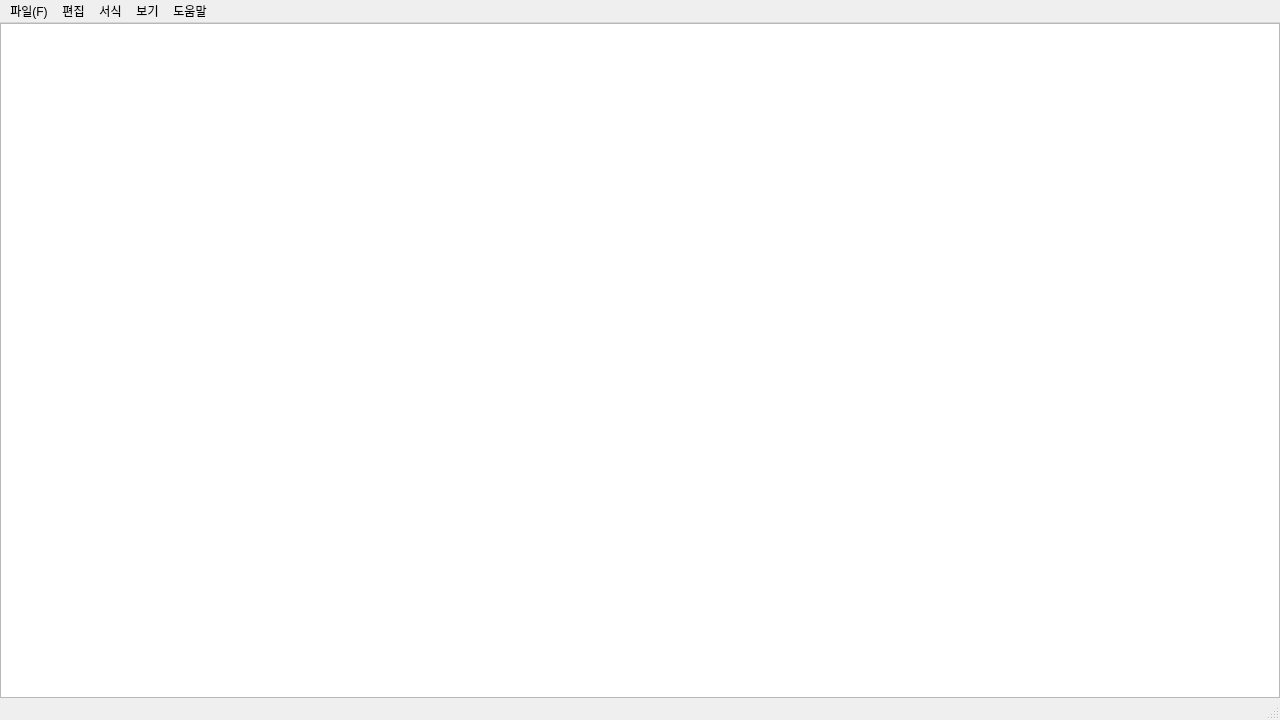
<?xml version="1.0" encoding="UTF-8"?>
<ui version="4.0">
 <class>NotePad</class>
 <widget class="QMainWindow" name="NotePad">
  <property name="geometry">
   <rect>
    <x>0</x>
    <y>0</y>
    <width>1280</width>
    <height>720</height>
   </rect>
  </property>
  <widget class="QWidget" name="centralwidget">
   <layout class="QGridLayout" name="gridLayout">
    <property name="leftMargin">
     <number>0</number>
    </property>
    <property name="topMargin">
     <number>0</number>
    </property>
    <property name="rightMargin">
     <number>0</number>
    </property>
    <property name="bottomMargin">
     <number>0</number>
    </property>
    <item row="0" column="0">
     <layout class="QGridLayout" name="grid_layout">
      <property name="verticalSpacing">
       <number>6</number>
      </property>
      <item row="0" column="0">
       <widget class="QPlainTextEdit" name="plainTextEdit"/>
      </item>
     </layout>
    </item>
   </layout>
  </widget>
  <widget class="QMenuBar" name="menubar">
   <property name="geometry">
    <rect>
     <x>0</x>
     <y>0</y>
     <width>1280</width>
     <height>21</height>
    </rect>
   </property>
   <widget class="QMenu" name="menu_file">
    <property name="title">
     <string>파일(F)</string>
    </property>
    <addaction name="action_new"/>
    <addaction name="action_open"/>
    <addaction name="action_save"/>
    <addaction name="action_save_as"/>
    <addaction name="separator"/>
    <addaction name="action_exit"/>
   </widget>
   <widget class="QMenu" name="menu_help">
    <property name="title">
     <string>도움말</string>
    </property>
    <addaction name="action_5"/>
    <addaction name="action_F"/>
    <addaction name="separator"/>
    <addaction name="action_6"/>
   </widget>
   <widget class="QMenu" name="menu_view">
    <property name="title">
     <string>보기</string>
    </property>
    <widget class="QMenu" name="menu">
     <property name="title">
      <string> 확대하기/축소하기</string>
     </property>
     <addaction name="action_7"/>
     <addaction name="action_8"/>
     <addaction name="action_9"/>
    </widget>
    <addaction name="menu"/>
    <addaction name="action_3"/>
   </widget>
   <widget class="QMenu" name="menu_form">
    <property name="title">
     <string>서식</string>
    </property>
    <addaction name="action"/>
    <addaction name="action_2"/>
   </widget>
   <widget class="QMenu" name="menu_edit">
    <property name="title">
     <string>편집</string>
    </property>
    <addaction name="action_undo"/>
    <addaction name="action_redo"/>
    <addaction name="separator"/>
    <addaction name="action_cut"/>
    <addaction name="action_copy"/>
    <addaction name="action_paste"/>
    <addaction name="action_del"/>
    <addaction name="separator"/>
    <addaction name="action_find"/>
    <addaction name="action_next_find"/>
    <addaction name="action_change"/>
    <addaction name="action_move"/>
    <addaction name="separator"/>
    <addaction name="action_all"/>
    <addaction name="action_time"/>
   </widget>
   <addaction name="menu_file"/>
   <addaction name="menu_edit"/>
   <addaction name="menu_form"/>
   <addaction name="menu_view"/>
   <addaction name="menu_help"/>
  </widget>
  <widget class="QStatusBar" name="statusbar"/>
  <action name="action_new">
   <property name="text">
    <string>새로 만들기</string>
   </property>
   <property name="shortcut">
    <string>Ctrl+N</string>
   </property>
  </action>
  <action name="action_open">
   <property name="text">
    <string>열기</string>
   </property>
   <property name="shortcut">
    <string>Ctrl+O</string>
   </property>
  </action>
  <action name="action_save">
   <property name="text">
    <string>저장</string>
   </property>
   <property name="shortcut">
    <string>Ctrl+S</string>
   </property>
  </action>
  <action name="action_save_as">
   <property name="text">
    <string>다른 이름으로 저장</string>
   </property>
   <property name="shortcut">
    <string>Ctrl+Shift+S</string>
   </property>
  </action>
  <action name="action_exit">
   <property name="text">
    <string>끝내기</string>
   </property>
  </action>
  <action name="action_undo">
   <property name="text">
    <string>실행 취소</string>
   </property>
   <property name="shortcut">
    <string>Ctrl+Z</string>
   </property>
  </action>
  <action name="action_cut">
   <property name="text">
    <string>잘라내기</string>
   </property>
   <property name="shortcut">
    <string>Ctrl+X</string>
   </property>
  </action>
  <action name="action_copy">
   <property name="text">
    <string>복사</string>
   </property>
   <property name="shortcut">
    <string>Ctrl+C</string>
   </property>
  </action>
  <action name="action_paste">
   <property name="text">
    <string>붙여넣기</string>
   </property>
   <property name="shortcut">
    <string>Ctrl+V</string>
   </property>
  </action>
  <action name="action_del">
   <property name="text">
    <string>삭제</string>
   </property>
   <property name="shortcut">
    <string>Del</string>
   </property>
  </action>
  <action name="action_find">
   <property name="text">
    <string>찾기</string>
   </property>
   <property name="shortcut">
    <string>Ctrl+F</string>
   </property>
  </action>
  <action name="action_next_find">
   <property name="text">
    <string>다음 찾기</string>
   </property>
   <property name="shortcut">
    <string>F3</string>
   </property>
  </action>
  <action name="action_change">
   <property name="text">
    <string>바꾸기</string>
   </property>
   <property name="shortcut">
    <string>Ctrl+H</string>
   </property>
  </action>
  <action name="action_move">
   <property name="text">
    <string>이동</string>
   </property>
   <property name="shortcut">
    <string>Ctrl+G</string>
   </property>
  </action>
  <action name="action_all">
   <property name="text">
    <string>모두 선택</string>
   </property>
   <property name="shortcut">
    <string>Ctrl+A</string>
   </property>
  </action>
  <action name="action_time">
   <property name="text">
    <string>시간/날짜</string>
   </property>
   <property name="shortcut">
    <string>F5</string>
   </property>
  </action>
  <action name="action_redo">
   <property name="text">
    <string>다시 실행</string>
   </property>
   <property name="shortcut">
    <string>Ctrl+Y</string>
   </property>
  </action>
  <action name="action">
   <property name="checkable">
    <bool>true</bool>
   </property>
   <property name="checked">
    <bool>true</bool>
   </property>
   <property name="text">
    <string>자동 줄 바꿈</string>
   </property>
  </action>
  <action name="action_2">
   <property name="text">
    <string>글꼴</string>
   </property>
  </action>
  <action name="action_4">
   <property name="checkable">
    <bool>true</bool>
   </property>
   <property name="checked">
    <bool>true</bool>
   </property>
   <property name="text">
    <string>상태 표시줄</string>
   </property>
  </action>
  <action name="action_5">
   <property name="text">
    <string>도움말 보기</string>
   </property>
  </action>
  <action name="action_6">
   <property name="text">
    <string>도움말 정보</string>
   </property>
  </action>
  <action name="action_7">
   <property name="text">
    <string>확대</string>
   </property>
  </action>
  <action name="action_8">
   <property name="text">
    <string>축소</string>
   </property>
  </action>
  <action name="action_9">
   <property name="text">
    <string>확대하기/축소하기 기본값 복원</string>
   </property>
  </action>
  <action name="action_F">
   <property name="text">
    <string>피드백 보내기(&amp;F)

</string>
   </property>
  </action>
  <action name="action_3">
   <property name="text">
    <string>상태 표시줄</string>
   </property>
  </action>
 </widget>
 <resources/>
 <connections/>
</ui>
